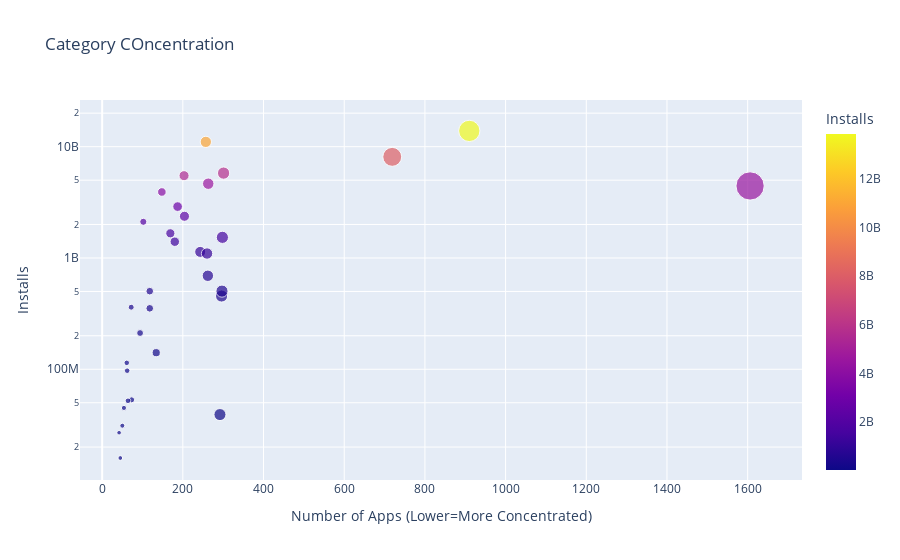

The cell this chart's notebook holds for it:
### Code cell
#Scatter Chart
scatter = px.scatter(cat_merged_df , x='App', y='Installs', title='Category COncentration', size='App', hover_name=cat_merged_df.index, color='Installs')

# y-axis should be on a log-scale like so: yaxis=dict(type='log')
scatter.update_layout(xaxis_title = 'Number of Apps (Lower=More Concentrated)', yaxis_title='Installs', yaxis=dict(type='log'))

scatter.show()

### Figure 1 — Plotly figure (JSON) as saved in the notebook; plotly's stock layout.template omitted (floating-point values rounded to 4 significant figures)
{"data": [{"hovertemplate": "<b>%{hovertext}</b><br><br>App=%{marker.size}<br>Installs=%{marker.color}<extra></extra>", "hovertext": ["ART_AND_DESIGN", "AUTO_AND_VEHICLES", "BEAUTY", "BOOKS_AND_REFERENCE", "BUSINESS", "COMICS", "COMMUNICATION", "DATING", "EDUCATION", "ENTERTAINMENT", "EVENTS", "FAMILY", "FINANCE", "FOOD_AND_DRINK", "GAME", "HEALTH_AND_FITNESS", "HOUSE_AND_HOME", "LIBRARIES_AND_DEMO", "LIFESTYLE", "MAPS_AND_NAVIGATION", "MEDICAL", "NEWS_AND_MAGAZINES", "PARENTING", "PERSONALIZATION", "PHOTOGRAPHY", "PRODUCTIVITY", "SHOPPING", "SOCIAL", "SPORTS", "TOOLS", "TRAVEL_AND_LOCAL", "VIDEO_PLAYERS", "WEATHER"], "legendgroup": "", "marker": {"color": [114233100, 53129800, 26916200, 1665791655, 692018120, 44931100, 11039241530, 140912410, 352852000, 2113660000, 15949410, 4437554490, 455249400, 211677750, 13858762717, 1134006220, 97082000, 52083000, 503611120, 503267560, 39162676, 2369110650, 31116110, 1532352930, 4649143130, 5788070180, 1400331540, 5487841475, 1096431465, 8099724500, 2894859300, 3916897200, 361096500], "coloraxis": "coloraxis", "size": [61, 73, 42, 169, 262, 54, 257, 134, 118, 102, 45, 1606, 296, 94, 910, 243, 62, 64, 297, 118, 292, 204, 50, 298, 263, 301, 180, 203, 260, 719, 187, 148, 72], "sizemode": "area", "sizeref": 4.015, "symbol": "circle"}, "mode": "markers", "name": "", "orientation": "v", "showlegend": false, "type": "scatter", "x": [61, 73, 42, 169, 262, 54, 257, 134, 118, 102, 45, 1606, 296, 94, 910, 243, 62, 64, 297, 118, 292, 204, 50, 298, 263, 301, 180, 203, 260, 719, 187, 148, 72], "xaxis": "x", "y": [114233100, 53129800, 26916200, 1665791655, 692018120, 44931100, 11039241530, 140912410, 352852000, 2113660000, 15949410, 4437554490, 455249400, 211677750, 13858762717, 1134006220, 97082000, 52083000, 503611120, 503267560, 39162676, 2369110650, 31116110, 1532352930, 4649143130, 5788070180, 1400331540, 5487841475, 1096431465, 8099724500, 2894859300, 3916897200, 361096500], "yaxis": "y"}], "layout": {"coloraxis": {"colorbar": {"title": {"text": "Installs"}}, "colorscale": [[0, "#0d0887"], [0.1111, "#46039f"], [0.2222, "#7201a8"], [0.3333, "#9c179e"], [0.4444, "#bd3786"], [0.5556, "#d8576b"], [0.6667, "#ed7953"], [0.7778, "#fb9f3a"], [0.8889, "#fdca26"], [1, "#f0f921"]]}, "legend": {"itemsizing": "constant", "tracegroupgap": 0}, "title": {"text": "Category COncentration"}, "xaxis": {"anchor": "y", "domain": [0, 1], "title": {"text": "Number of Apps (Lower=More Concentrated)"}}, "yaxis": {"anchor": "x", "domain": [0, 1], "title": {"text": "Installs"}, "type": "log"}}}
